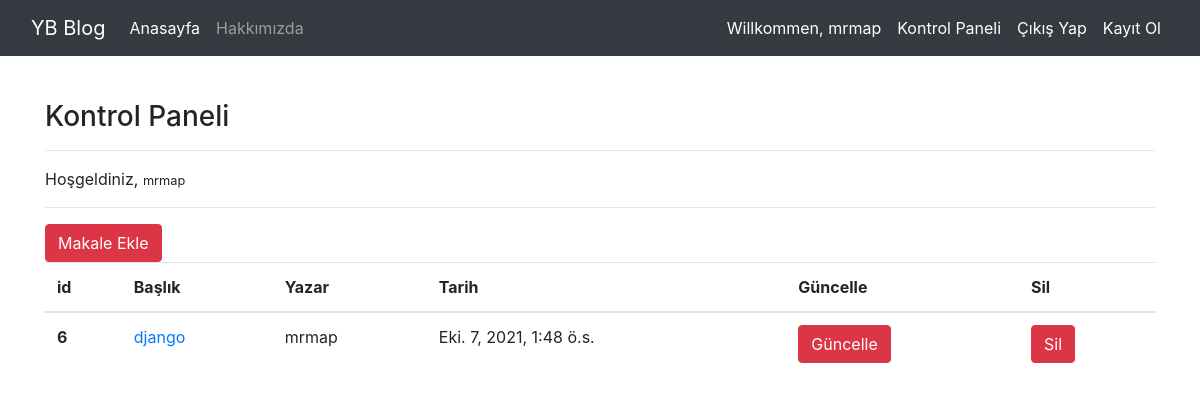
Before: /article/dashboard/ (signed in) with the older database file.
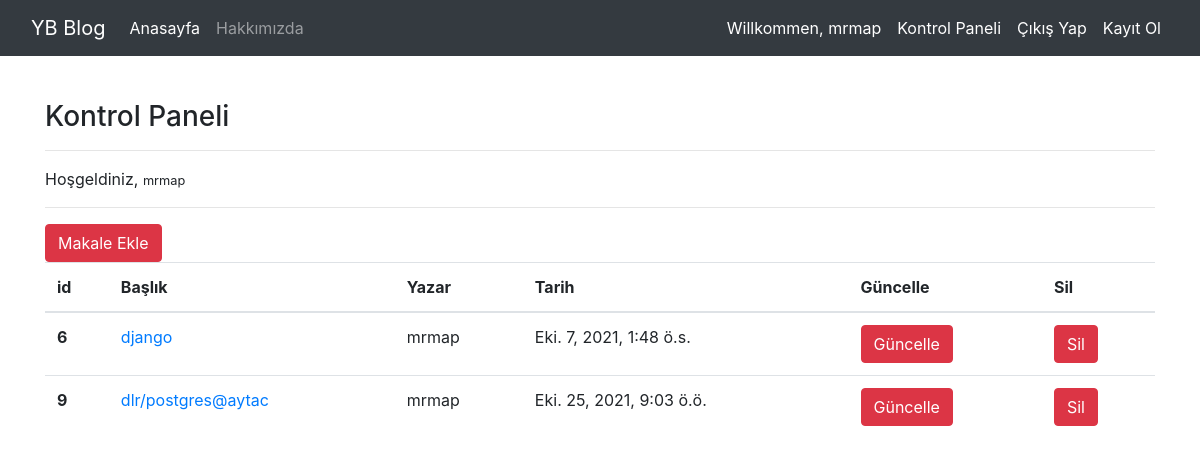
After: the same page with the newer database file.
### article/models.py (models this page shows, shortened)
class Article(models.Model):
    author = models.ForeignKey("auth.User",on_delete = models.CASCADE,verbose_name="Yazar")
    title = models.CharField(max_length=50,verbose_name="Başlık")
    content = models.TextField(verbose_name="içerik")
    created_date = models.DateTimeField(auto_now_add=True,verbose_name="oluşturma tarihi")

### article/views.py (the view)
# urls.py: path('dashboard/', views.dashboard,name="dashboard"),
def dashboard(request):
    articles = Article.objects.filter(author = request.user)
    context = {
        "articles":articles
    }
    return render(request, "dashboard.html",context)

### templates/dashboard.html
{% extends "layout.html" %}
{% block body %}
<h3>Kontrol Paneli</h3>
<hr>
<p>
Hoşgeldiniz, <small>{{request.user.username}}</small>
</p>
<hr>
<a class="btn btn-danger" href = "/article/addarticle">Makale Ekle</a>
 {% if articles %}
 <table class="table">
  <thead>
    <tr>
      <th scope="col">id</th>
      <th scope="col">Başlık</th>
      <th scope="col">Yazar</th>
      <th scope="col">Tarih</th>
      <th scope="col">Güncelle</th>
      <th scope="col">Sil</th>
    </tr>
  </thead>
  <tbody>
    {% for article in articles %}
    <tr>
      <th scope="row">{{article.id}}</th>
      <td><a href="/article/article/{{article.id}}">{{article.title}}</a></td>
      <td>{{article.author.username}}</td>
      <td>{{article.created_date}}</td>
      <td><a href="/article/update/{{article.id}}" class="btn btn-danger">Güncelle</a></td>
      <td><a href="/article/delete/{{article.id}}" class="btn btn-danger">Sil</a></td>
    </tr>
    {% endfor %}
  </tbody>
</table>
 {% else %}
<div class = "alert alert-danger">Henüz makaleniz yayınlanmamıs</div>
 {% endif %}
{% endblock body %}

### templates/layout.html (shortened to what this page needs)
<!DOCTYPE html>
<html lang="en">
<head>
    <link rel="stylesheet" href="https://maxcdn.bootstrapcdn.com/bootstrap/4.0.0/css/bootstrap.min.css">
</head>
<body>
 {% include "includes/navbar.html" %}
<div style = "margin-top : 100px;" class= "container" >
{% block body %}
{% endblock body %}
</div>
</body>
</html>

### templates/includes/navbar.html (shortened to what this page needs)
 <nav class="navbar navbar-expand-md navbar-dark fixed-top bg-dark">
  <div class="container-fluid">
    <a class="navbar-brand" href="/">YB Blog</a>
    <div class="collapse navbar-collapse" id="navbarCollapse">
      <ul class="navbar-nav me-auto mb-2 mb-md-0">
        <li class="nav-item">
          <a class="nav-link active" aria-current="page" href="/index">Anasayfa</a>
        </li>
        <li class="nav-item">
          <a class="nav-link" href="/about">Hakkımızda</a>
        </li>
      </ul>
      <ul class="navbar-nav ml-auto">
{% if request.user.is_authenticated %}
<li class="nav-item active">
  <a class="nav-link">Willkommen, {{request.user.username}}</a></li>
<li class="nav-item active">
  <a class="nav-link" href="/article/dashboard">Kontrol Paneli</a>
</li>
<li class="nav-item active">
  <a class="nav-link" href="/user/logout">Çıkış Yap</a>
</li>
{% else %}
<li class="nav-item active">
  <a class="nav-link" href="/user/login">Giriş Yap</a>
</li>
{% endif %}
        <li class="nav-item active">
          <a class="nav-link" href="/user/register">Kayıt Ol</a>
        </li>
      </ul>
    </div>
  </div>
</nav>

Changed rows visible on the page:
added Article: id "9", title "dlr/postgres@aytac", author.username "mrmap", created_date "Eki. 25, 2021, 9:03 ö.ö."
